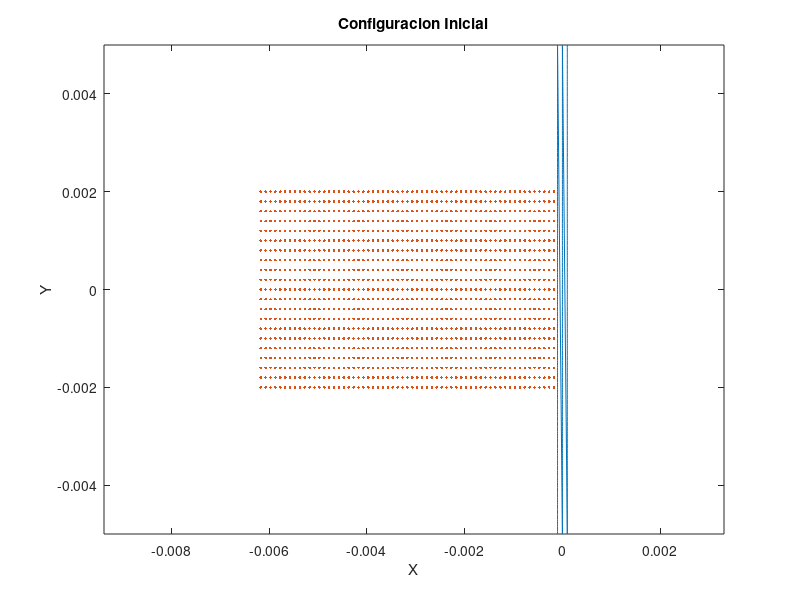

Here is the MATLAB script that generated this plot: (Note: this script raises an error after producing the figure.)
%% Bullet_Impact
% Simulacion de impacto de taylor.
% Se define barrera con particulas virtuales que ejercen fuerza de
% repulsion sobre particulas reales
%
% v_s = 70 m/s
%

clear all; clc; close all;
%% Definir Geometria del Objetivo
% Todas las unidades son dadas en el sistema internacional de unidades
%
% Se define las posiciones de las particulas que conforman el objetivo
%
% Geometria del objetivo
T_dy = 0.5e-4; %    Separacion entre particulas
T_dx = T_dy*1;   %     
k = 7.0;   %    Constante para expandir radio de soporte
h = k*T_dx;  %    Radio de soporte

T_width = 0.0001;               % Ancho del objetivo
T_height = 0.005;              % Alto del objetivo
T_x = linspace(-T_width,T_width,3);
T_y = -T_height : T_dy : T_height;
[X,Y] = meshgrid(T_x, T_y);     % Matriz con la malla de las posiciones x,y para las particulas
Target = [X(:),Y(:)];           %   | x_1 , y_1 |   En esta matriz organiza    
                                %   | .   , .   |   todas las posiciones de las
                                %   | x_n , y_n |   particulas.
                                %   [T_np x 2]

T_np = size(Target,1);          % Numero de particulas en el objetivo

%% Asignacion de defectos puntuales en Objetivo
% Constantes para asginacion de fallas en basalto
m = 3;
k = 7;
T_V = T_dx*T_dy*1;    % Volumen infinitesimal

Nflaws = T_np*log(T_np);        % Numero de defectos puntuales a asignar
Nflaws = round(Nflaws);         
assign_flaws = randi(T_np,Nflaws,1,'uint32'); % [Nflaws x 1]
                                %  Nflaws numeros aleatorios entre 1 y T_np
[Flaws{1:T_np,1}] = deal([]);   %  Flaws [cell array] {T_np x 1}
                                %  Cell array con ''T_np matrices vacias
                                %  Cell de pre-alocacion para fallas
                                
for i = 1:Nflaws
    Flaws{assign_flaws(i),1}(size(Flaws{assign_flaws(i),1})+1) = ...
        (i/(k*T_V))^(1/m);
end
%%
% *assign_flaws*   [Nflaws x 1]    vector que contiene _Nflaws_ posiciones de
% las fallas a generar. Las posiciones estan dadas como numeros enteros en
% relacion al numero de cada particula.
% 
% *Flaws*       cell{T_np x 1}    Contiene _T_np_ matrices vacias que
% identifican las fallas para cada particula. *Flaws* se va llenando 
% de forma aleatoria con las posiciones que indica _assing_flaws_. La
% primera vez que se pasa por una amtriz de Flaws, le asigna el numero
% (i/(k*V))^(1/m) formando una matriz 1x1. La segunda vez que se pasa por
% la misma matriz, aumenta la dimension de la matriz en una sola direccion
% para asignar otro numero. Asi, si semi-aleatoriamente, el numero _k_
% aparecio _n_ veces de _assign_flaws_, la celda _Flaws_ en su posicion _k_
% debe contener una matriz nx1 con numeros asignados. Los numeros asignados
% corresponden a las deformaciones de activacion para los defectos
% puntuales de cada particula

%% Constantes del Material Objetivo
% Todas las unidades estan en el sistema internacional de unidades
T_rho = 7850;               %Densidad volumetrica del objetivo
T_m0 = T_dx*T_dy*T_rho;     %Masa de una particula

%Parametros de Huggoniot
T_ss = 4699;
T_C = 3630;
T_S = 1800;

%Parametros de XSPH
T_gamma = 1.81;
T_alpha = 0.5;
T_beta = 0.5;
T_eta = 0.01;
T_eps = 0.5;

%Parametros de Elasticidad
T_G = 8e10;         % Modulo de cortante
T_Y0 = 6e20;         % Esfuerzo de fluencia % Cambio de e8 a e20
T_E = T_ss^2*T_rho;   % Modulo de Young

%% Definir Geometria del Proyectil
% Se definen las posiciones de las particulas que conforman el proyectil.
%
% Se asume que el proyectil se mueve en la direccion horizontal.
%
% Proyectil rectangular
%
s_x = h/5;             % Separacion en x entre proyectil y objetivo
B_width = 0.003;    % Ancho del proyectil
B_height = 0.002;  % Alto del proyectil
B_x0 = min(Target(:,1))-B_width-s_x;
B_y0 = mean(Target(:,2)); % Posiciones de referencia para el objetivo
B_dx = 1e-4;            % Separacion entre particulas del proyectil
B_dy = 2e-4;

B_x = [-B_width : B_dx : B_width] + B_x0;
B_y = [-B_height : B_dy : B_height] + B_y0;
[X,Y] = meshgrid(B_x,B_y);  % Matrices con la malla para las posiciones 
                            % de la particulas en el proyectil
Bullet = [X(:),Y(:)];       % Posicion de las particulas en el pryectil
B_np = size(Bullet,1);      % Numero de particulas en el proyectil
%}
%%
% Proyectil redondo
%{
s_x = h/5;         % separacion en x entre proyectil y objetivo
B_dr = 1e-4;        % Variacion en el radio del proyectil
B_rmax = 0.002;  % Radio maximo del proyectil
B_r = B_dr:B_dr:B_rmax; % Valores del radio en el proyectil
n_theta = 18*2;         % Numero de puntos a considerar en el angulo
B_theta = linspace(0,2*pi,n_theta); % Valores del angulo
B_cx = min(Target(:,1)) - B_rmax - s_x; % Centro del proyectil
B_cy = mean(Target(:,2));
B_np = length(B_r)*length(B_theta); %Numero de particulas en el proyectil
Bullet = zeros(B_np,2); % Posiciones x,y de las particulas en el proyectil
for i = 1:length(B_r)
    for j = 1:length(B_theta)
        Bullet((i-1)*n_theta+j,:) = [B_r(i)*cos(B_theta(j))+B_cx,...
            B_r(i)*sin(B_theta(j))+B_cy];
    end
end
%}
%
%% Constantes del Material Proyectil
% Por el momento estas magnitudes corresponden a las mismas del objetivo
%
% **Consultar Propiedades para algun metal y reemplazaralas**
B_rho = 7850;               %Densidad volumetrica del objetivo
%B_m0 = pi*B_dr^2*B_rho;     %Masa de una particula -Cilindrico
B_m0 = B_dx*B_dy*B_rho;
%B_V = pi*B_dr^2*1; % Circular
B_V = B_dx*B_dy;
%Parametros de Huggoniot
B_ss = 4699;
B_C = 3630;
B_S = 1800;

%Parametros de XSPH
B_gamma = 1.81;
B_alpha = 0.5;
B_beta = 0.5;
B_eta = 0.01;
B_eps = 0.5;

%Parametros de Elasticidad
B_G = 8e10;             % Modulo de cortante
B_Y0 = 6e8;             % Esfuerzo de fluencia
B_E = T_ss^2*T_rho;     % Modulo de Young


%% Alocacion de Matrices Requeridas para calculos
N_part = T_np + B_np; % Numero total de particulas

Particles = [Target;Bullet];    % Posiciones de particulas
V1 = zeros(N_part,1);   % Velocidad en la direccion 1
V2 = zeros(N_part,1);   
dV1 = zeros(N_part,1);  % Derivada total de V1
dV2 = zeros(N_part,1);  
    dv1dx1 = zeros(N_part,1); 
    dv1dx2 = zeros(N_part,1);   % Derivada de V1 en direccion 2
    dv2dx1 = zeros(N_part,1);
    dv2dx2 = zeros(N_part,1);
P = zeros(N_part,1);    % Presion Hidrostatica

Tau11 = zeros(N_part,1);
Tau12 = zeros(N_part,1);    % Esfuerzos en cara 1 con direccion 2
Tau21 = zeros(N_part,1);
Tau22 = zeros(N_part,1);
    dTau11 = zeros(N_part,1);
    dTau12 = zeros(N_part,1); % Derivada de esfuerzos en cara 1 con dir 2
    dTau21 = zeros(N_part,1);
    dTau22 = zeros(N_part,1);
    
eps11 = zeros(N_part,1);
eps12 = zeros(N_part,1);    % Deformacion unitaria en cara 1 con dir 2
eps21 = zeros(N_part,1);
eps22 = zeros(N_part,1);

E_int = zeros(N_part,1);        % Energia Interna
    dE_int = zeros(N_part,1);   % Derivada de Energia Interna

%% Asignacion Selectiva de Propiedades
% Hay que revisar esta matrices porque las propiedades deben inicializarse
% de acuerdo al _tipo de las particulas_, es decir que se deben asignar
% propiedades diferentes a las particulas del *objetivo* y a las particulas
% del *proyectil*
M = zeros(N_part,1);        % Masa de las particulas
M(1:T_np) = ones(T_np,1)*T_V*T_rho; % Particulas del objetivo
M(T_np+1:end) = ones(B_np,1)*B_V*B_rho; % Particulas del proyectil

cs = zeros(N_part,1);       % Velocidad del sonido
cs(1:T_np) = ones(T_np,1)*T_ss;
cs(T_np+1:end) = ones(B_np,1)*B_ss;

Rho = zeros(N_part,1);      % Densidad
Rho(1:T_np) = ones(T_np,1)*T_rho; 
Rho(T_np+1:end) = ones(B_np,1)*B_rho; 
    
    dRho = zeros(N_part,1); % Derivada de la densidad
    
D = zeros(N_part,1);        % Damage

%% Asignacion de condiciones iniciales
V_1 = 70;
%rr = randint(50,1,[1,T_np]);
V1(T_np+1:N_part) = V_1; % Velocidad inicial del Bullet
%
%% Representacion de condiciones iniciales
figure(1)
plot(Target(:,1),Target(:,2),Bullet(:,1),Bullet(:,2),...
    'Marker', '.', 'LineStyle','none')
title('Configuracion Inicial')
xlabel('X'); ylabel('Y'); axis('equal')
%% Inicio de Simulacion
%
display('~~~~~~~~~~~~~~~~~~~~~~~~~~~~~');
display('   Inicio de la simulacion')
display('~~~~~~~~~~~~~~~~~~~~~~~~~~~~~')

t = 0;  %Tiempo Inicial
dt = max(h/cs)/2; % Paso de tiempo
                % El paso de tiempo se define de esta forma para que la
                % simulacion sea capaz de detectar el fenomeno mas rapido
                % al que sea sensible el problema
                % La definicion correcta es 
                % min(h/cs)
                % pero lo ejecuta con max para que dt sea diferente de 0 y
                % la simulacion no sea muy larga
tf = 0.5e-6*20; % Tiempo final
steps = round(tf/dt);  % Numero de pasos

%%
% Matrices para guardar informacion de la simulacion
n_m = round(20/100*steps);     % Numero de datos para muestreo

Coordenadas = zeros(N_part,n_m);
Velocidad1 = zeros(N_part,n_m);
Velocidad2 = zeros(N_part,n_m);
Presion = zeros(N_part,n_m);
Esfuerzos11 = zeros(N_part,n_m);
Esfuerzos12 = zeros(N_part,n_m);
Esfuerzos21 = zeros(N_part,n_m);
Esfuerzos22 = zeros(N_part,n_m);
Densidad = zeros(N_part,n_m);

%% Repulsion en la frontera
n1 = 12;
n2 = 4;
D_repulsion  = 5;
r0_repulsion = 2*h;
%% Recorrido principal en el tiempo
fprintf('Numero de Pasos = %d\n',steps)
for ti = 1:steps
    %fprintf('%d..',ti);
    
    
    %% Busqueda de Vecinos
    %
    % *Nearpart*        cell {N_part x 1}:
    % En el compartimiento _i_ de *Nearpart*, se encuentra un vector [1 x n] 
    % que contiene los indices de las n particulas vecinas a la particula
    % de identidad _i_.
    %
    % *Dist*        cell {Npart x 1}:
    % En el compartimiento _i_ de *Dist*, se encuentra un vector [1 x n] que 
    % contiene la distancia _r_n_ a la que se encuentra cada una de las
    % _n_ particulas vecinas de la particula _i_.
    [Nearpart,Dist] = rangesearch(Particles,Particles,h);
    
    %
    % Se genera el _cell_ para el kernel *kern*. Este cell tiene las mismas
    % dimensiones que el cell _Dist_, con la diferencia que todos los
    % valores son _0_
    kern = cellfun(@(x) x*0, Dist, 'un', 0);
        dkernx = kern;  %Inicializar en 0 las derivadas del kernel
        dkerny = kern;
    
    % Usando las funciones kern1, dkernx1 y dkerny1 se calcula el kernel
    % y las derivadas del kernel x-y evaluadas en las particulas vecinas 
    % de cada una de las particulas del dominio.
    
    %% Recorrido en las particulas del Target
    for i = 1:T_np
        kern{i} = kern1(Dist{i},h);
        dkernx{i} = dkernx1(Dist{i}, h, Particles, Nearpart{i}, i);
        dkerny{i} = dkerny1(Dist{i}, h, Particles, Nearpart{i}, i);
        
        %%%Calcular Presion hidrostatica con ecuacion de Mie-Gruniensen
        %
        %   Esta parte se puede hacer mas eficiente. De esta forma es
        %   ineficiente porque realiza validacion y asignacion para cada
        %   particula. Creo que si hago recorridos independientes para las
        %   particulas del objetivo y del proyectil, solo hago dos
        %   asignaciones y ninguna verificacion.
        P(i) = EOSmie(E_int(i), T_rho, T_C, T_S, Rho(i), T_gamma);
        
        %%%Derivadas espaciales de las Velocidades
        [dv1dx1(i), dv1dx2(i), dv2dx1(i), dv2dx2(i)] = ...
            Velgradesp(Rho, M, V1, V2, dkernx{i}, dkerny{i},...
            Nearpart{i},i);
        
        %%%Deformacion unitaria
        [eps11(i), eps12(i), eps21(i), eps22(i)] = ...
            deform(dv1dx1(i), dv1dx2(i), dv2dx1(i), dv2dx2(i));
        
        %%%Derivadas de Esfuerzos Cortantes
        [dTau11(i), dTau12(i), dTau21(i), dTau22(i)] = ...
            devstresshooke(dv1dx2(i), dv2dx1(i),...
                Tau11(i), Tau12(i), Tau21(i), Tau22(i),...
                eps11(i), eps21(i), eps22(i), T_G);

        %%%Calcular Esfuerzos
        % No se puede hacer opearacion vectorizada porque el Tau
        % se corrgie con criterio de Von Mises 
        Tau11(i) = Tau11(i) + dTau11(i)*dt;
        Tau12(i) = Tau12(i) + dTau12(i)*dt;
        Tau21(i) = Tau21(i) + dTau21(i)*dt;
        Tau22(i) = Tau22(i) + dTau22(i)*dt;
        
        %%%Criterio de falla de Von Mises
        J = Tau11(i)^2 + 2*Tau12(i)*Tau21(i) + Tau22(i)^2;
        f = sqrt(2*T_Y0/3);
        if J > T_Y0*3/2
            scalar = f/sqrt(J);
            Tau11(i) = Tau11(i)*scalar;
            Tau12(i) = Tau12(i)*scalar;
            Tau21(i) = Tau21(i)*scalar;
            Tau22(i) = Tau22(i)*scalar;
        end
        
        %%%Damage
        % Damage solo aplica para las particulas del Target
        % Modificacion importante respecto al codigo de Daniel:
        % 
        % Cambio *if ei > length(Flaws{i}(j))* por 
        % *if ei > Flaws{i}(j)* Hago esta modificacion porque lo que se
        % necesita es contar cuantos defectos puntuales se activan
        %
        %Energia de activacion
        ei = J/((1-D(i))*T_E);
        
        % Recorrido en los defectos puntuales
        for j = 1:length(Flaws{i})
            count = 0;
            % Contar cuantos defectos se activan
            if ei > Flaws{i}(j)
                count = count + 1;
            end
        end
        
        % Damage depende del numero de fallas activas
        % Revisar refrencia de Damage, creo que este procedimiento no es
        % del todo correcto porque el Damage = 1 se alcanza solo cuando
        % todas los defectos estan activos. Entonces dberia ser algo de la
        % forma count/length(Flaws{i})
        %
        dD = Damageevol(Rho(i), M(i), cs(i)) * count;
        D(i) = dD^2*dt;
        
        % Escalar esfuerzos del material con el Damage
        Tau11(i) = Tau11(i)*(1-D(i));
        Tau12(i) = Tau12(i)*(1-D(i));
        Tau21(i) = Tau21(i)*(1-D(i));
        Tau22(i) = Tau22(i)*(1-D(i));
        

        %%%Ecuacion de la continuidad
        % Calcular la derivada de la densidad para una particula
        dRho(i) = derivadarho(M, V1, V2, ...
            dkernx{i}, dkerny{i}, Nearpart{i}, i);
    end
    
    %%%Avanzar la densidad en el tiempo
    Rho(1:T_np) = Rho(1:T_np) + dRho(1:T_np)*dt;
    
    for i = 1:T_np
       %%%Conservacion de Momentum
       [dV1(i),dV2(i)] = Momentumeq2d(Tau11, Tau12, Tau21, Tau22, P, Rho,...
           dkernx{i}, dkerny{i}, M, Nearpart{i}, i, cs, Dist{i}, Particles,...
           h, V1, V2);
       
       %%%%Conservacion de la Energia
       dE_int(i) = Deint(Tau11(i), Tau12(i), Tau21(i), Tau22(i), P, Rho,...
           dkernx{i}, dkerny{i}, M, Nearpart{i}, i, cs, Dist{i}, Particles,...
           h, V1, V2, eps11(i), eps12(i), eps21(i), eps22(i));
    end
    
    for i = 1:T_np
    %%Repulsion
       [ddV1,ddV2] = Repulsion_frontera(Particles, i, Nearpart, Dist,...
           D_repulsion, r0_repulsion, n1, n2, M);
       dV1 = dV1 + ddV1;
       dV2 = dV2 + ddV2;
       %[dV1, dV2] = [dV1, dV2] + [ddV1,ddV2];
    end
    
    %%%Avanzar la velocidad
    V1(1:T_np) = V1(1:T_np) + dV1(1:T_np)*dt;
    V2(1:T_np) = V2(1:T_np) + dV2(1:T_np)*dt;
    E_int(1:T_np) = E_int(1:T_np) + dE_int(1:T_np)*dt;
    
    %%%Correcciones
    for i = 1:T_np
        %%%Velocidad del sonido
        cs(i) = Miespeedofsound(E_int(i), T_rho, T_C, T_S,Rho(i), T_gamma);
        
        %%%XSPH
        [V1(i),V2(i)] = XSPH(Nearpart{i}, M, Rho, V1, V2, kern{i}, i);
    end
    
    % No muevo las particlas del target
    %Particles(1:T_np,:) = Particles(1:T_np,:) + ...
    %    [V1(1:T_np), V2(1:T_np)]*dt;
    
    % Hasta aca se tiene configurado completamente la simulacion para
    % las particulas del target
    
    %% Recorrido en las particulas del Bullet
    for i = T_np+1:N_part
        kern{i} = kern1(Dist{i},h);
        dkernx{i} = dkernx1(Dist{i}, h, Particles, Nearpart{i}, i);
        dkerny{i} = dkerny1(Dist{i}, h, Particles, Nearpart{i}, i);
        
        %%%Calcular Presion hidrostatica con ecuacion de Mie-Gruniensen
        %
        %   Esta parte se puede hacer mas eficiente. De esta forma es
        %   ineficiente porque realiza validacion y asignacion para cada
        %   particula. Creo que si hago recorridos independientes para las
        %   particulas del objetivo y del proyectil, solo hago dos
        %   asignaciones y ninguna verificacion.
        P(i) = EOSmie(E_int(i), B_rho, B_C, B_S, Rho(i), B_gamma);
        
        %%%Derivadas espaciales de las Velocidades
        [dv1dx1(i), dv1dx2(i), dv2dx1(i), dv2dx2(i)] = ...
            Velgradesp(Rho, M, V1, V2, dkernx{i}, dkerny{i},...
            Nearpart{i},i);
        
        %%%Deformacion unitaria
        [eps11(i), eps12(i), eps21(i), eps22(i)] = ...
            deform(dv1dx1(i), dv1dx2(i), dv2dx1(i), dv2dx2(i));
        
        %%%Derivadas de Esfuerzos Cortantes
        [dTau11(i), dTau12(i), dTau21(i), dTau22(i)] = ...
            devstresshooke(dv1dx2(i), dv2dx1(i),...
                Tau11(i), Tau12(i), Tau21(i), Tau22(i),...
                eps11(i), eps21(i), eps22(i), B_G);

        %%%Calcular Esfuerzos
        % No se puede hacer opearacion vectorizada porque el Tau
        % se corrgie con criterio de Von Mises 
        Tau11(i) = Tau11(i) + dTau11(i)*dt;
        Tau12(i) = Tau12(i) + dTau12(i)*dt;
        Tau21(i) = Tau21(i) + dTau21(i)*dt;
        Tau22(i) = Tau22(i) + dTau22(i)*dt;
        
        %%% Criterio de falla de Von Mises
        J = Tau11(i)^2 + 2*Tau12(i)*Tau21(i) + Tau22(i)^2;
        f = sqrt(2*B_Y0/3);
        if J > B_Y0*3/2
            scalar = f/sqrt(J);
            Tau11(i) = Tau11(i)*scalar;
            Tau12(i) = Tau12(i)*scalar;
            Tau21(i) = Tau21(i)*scalar;
            Tau22(i) = Tau22(i)*scalar;
        end
        
        %%%Damage
        % Damage NO aplica para las particulas del bullet
                 
        %%%Ecuacion de la continuidad
        % Calcular la derivada de la densidad para una particula
        dRho(i) = derivadarho(M, V1, V2, ...
            dkernx{i}, dkerny{i}, Nearpart{i}, i);
    end
    
    %%%Avanzar la densidad en el tiempo
    Rho(T_np+1:N_part) = Rho(T_np+1:N_part) + dRho(T_np+1:N_part)*dt;
    
    for i = T_np+1:N_part
       %%%Conservacion de Momentum
       [dV1(i),dV2(i)] = Momentumeq2d(Tau11, Tau12, Tau21, Tau22, P, Rho,...
           dkernx{i}, dkerny{i}, M, Nearpart{i}, i, cs, Dist{i}, Particles,...
           h, V1, V2);
       
             
       %%%Conservacion de la Energia
       dE_int(i) = Deint(Tau11(i), Tau12(i), Tau21(i), Tau22(i), P, Rho,...
           dkernx{i}, dkerny{i}, M, Nearpart{i}, i, cs, Dist{i}, Particles,...
           h, V1, V2, eps11(i), eps12(i), eps21(i), eps22(i));
    end 
    
    %%%Avanzar la velocidad
    V1(T_np+1:N_part) = V1(T_np+1:N_part) + dV1(T_np+1:N_part)*dt;
    V2(T_np+1:N_part) = V2(T_np+1:N_part) + dV2(T_np+1:N_part)*dt;
    E_int(T_np+1:N_part) = E_int(T_np+1:N_part) + dE_int(T_np+1:N_part)*dt;
    
    %%%Correcciones
    for i = T_np+1:N_part
        %%%Velocidad del sonido
        cs(i) = Miespeedofsound(E_int(i), B_rho, B_C, B_S,Rho(i), B_gamma);
        
        %%%XSPH
        [V1(i),V2(i)] = XSPH(Nearpart{i}, M, Rho, V1, V2, kern{i}, i);
    end
    Particles(T_np+1:N_part,:) = Particles(T_np+1:N_part,:) + ...
        [V1(T_np+1:N_part), V2(T_np+1:N_part)]*dt;
    Particles = real(Particles);
    
    
    %% Graficas
    
    figure(1)
    if mod(ti-1,10)==0
        figure(1)
        p = Nearpart{1300};
        
        %plot(Particles(:,1), Particles(:,2),'.b')
        subplot(2,1,1)
        scatter(Particles(:,1),Particles(:,2),10,V1,'filled')
        hold on
        scatter(Particles(p,1),Particles(p,2),30,'black')
        
        title('V1')
        caxis([-V_1/2,V_1])
        colorbar()
        xlim([-6e-3,2e-3])
        ylim([-4e-3,4e-3])
        %axis('equal')
        drawnow
        
        subplot(2,1,2)
        scatter(Particles(:,1),Particles(:,2),10,P,'filled')
        title('Presion')
        caxis([0,3e6])
        colorbar()
        xlim([-6e-3,2e-3])
        ylim([-4e-3,4e-3])
        %axis('equal')
        drawnow
    end
    
end

%% Comentarios JC
% 
% Situaciones por corregir:
% # Generacion de numero complejos
% Se estan generando coordenadas complejas en el arreglo _Particles_, pro
% el momento lo soluciono tomando solo la parte real de _Particles_.
% Tambien se estan generando complejos en _dE_int_ y otras derivadas
% # Propiedades de Materiales
% Se esta trabajndo unicamente con las propiedades del basalto. Falta
% consultar propiedades para un material comun en balas
%
%
%}
%}